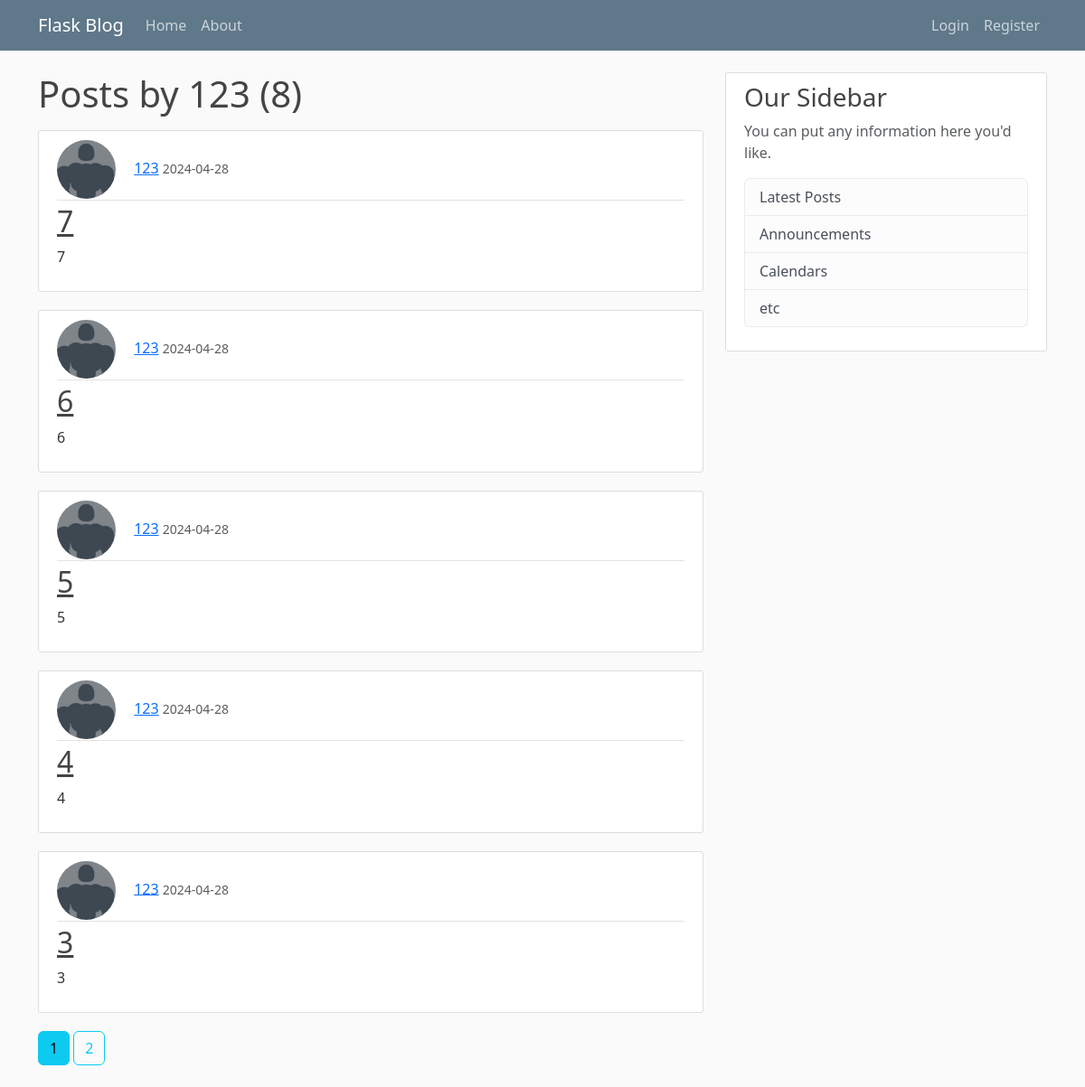
Page /user/123 on the committed database.
### flaskblog/models.py (models this page shows, shortened)
class User(db.Model,UserMixin):
    id = db.Column(db.Integer, primary_key = True)
    username = db.Column(db.String(20), unique = True, nullable = False)
    email = db.Column(db.String(120), unique = True, nullable = False)
    password = db.Column(db.String(60), nullable = False)
    posts = db.relationship('Post', backref = 'author', lazy = True)
    image_file = db.Column(db.String(20), nullable=False, default='default.png')

class Post(db.Model):
    id = db.Column(db.Integer, primary_key=True)
    title = db.Column(db.String(100), nullable=False)
    date_posted = db.Column(db.DateTime, nullable=False, default=datetime.now)
    content = db.Column(db.Text, nullable=False)
    user_id = db.Column(db.Integer, db.ForeignKey('user.id'), nullable=False)

### flaskblog/users/routes.py (the view)
@users.route('/user/<string:username>')
def user_posts(username):
    page = request.args.get('page',1,type=int)
    user = User.query.filter_by(username=username).first_or_404()
    posts = Post.query.filter_by(author = user)\
        .order_by(Post.date_posted.desc())\
        .paginate(page=page, per_page=5)
    return render_template('user_posts.html',user=user,posts=posts)

### flaskblog/templates/user_posts.html
{% extends "layout.html" %}
{% block content %}
    <h1 class="mb-3">Posts by {{ user.username }} ({{ posts.total }})</h1>
    {% for post in posts.items %}
        <article class="media content-section">
          <div class="media-body">
            <div class="article-metadata">
                <img class="rounded-circle article-img" src="{{ url_for('static', filename='profile_pics/' + post.author.image_file) }}">
              <a class="mr-2" href="{{ url_for('users.user_posts', username=post.author.username) }}">{{ post.author.username }}</a>
              <small class="text-muted">{{ post.date_posted.strftime('%Y-%m-%d') }}</small>
            </div>
            <h2><a class="article-title" href="{{ url_for('posts.post', post_id=post.id) }}">{{ post.title }}</a></h2>
            <p class="article-content">{{ post.content }}</p>
          </div>
        </article>
    {% endfor %}
    {% for page_num in posts.iter_pages(left_edge=1, right_edge=1, left_current=1, right_current=2) %}
      {% if page_num %}
        {% if posts.page == page_num %}
          <a class="btn btn-info mb-4" href="{{ url_for('users.user_posts', username=user.username, page=page_num) }}">{{ page_num }}</a>
        {% else %}
          <a class="btn btn-outline-info mb-4" href="{{ url_for('users.user_posts', username=user.username, page=page_num) }}">{{ page_num }}</a>
        {% endif %}
      {% else %}
        ...
      {% endif %}
    {% endfor %}
{% endblock content %}

### flaskblog/static/main.css (style rules this page uses)
body { background: #fafafa; color: #333333; margin-top: 5rem; }
h1, h2, h3, h4, h5, h6 { color: #444444; }
.content-section { background: #ffffff; padding: 10px 20px; border: 1px solid #dddddd; border-radius: 3px; margin-bottom: 20px; }
.article-title { color: #444444; }
.article-content { white-space: pre-line; }
.article-img { height: 65px; width: 65px; margin-right: 16px; }
.article-metadata { padding-bottom: 1px; margin-bottom: 4px; border-bottom: 1px solid #e3e3e3 }

### rows in the picture
User: username "123"
Post: image_file (placeholder picture), author.username "123", date_posted "2024-04-28", title "7", content "7"
Post: image_file (placeholder picture), author.username "123", date_posted "2024-04-28", title "6", content "6"
Post: image_file (placeholder picture), author.username "123", date_posted "2024-04-28", title "5", content "5"
Post: image_file (placeholder picture), author.username "123", date_posted "2024-04-28", title "4", content "4"
Post: image_file (placeholder picture), author.username "123", date_posted "2024-04-28", title "3", content "3"

### other values in the picture
{{ posts.total }} "8"
{{ page_num }} "1"
{{ page_num }} "2"
